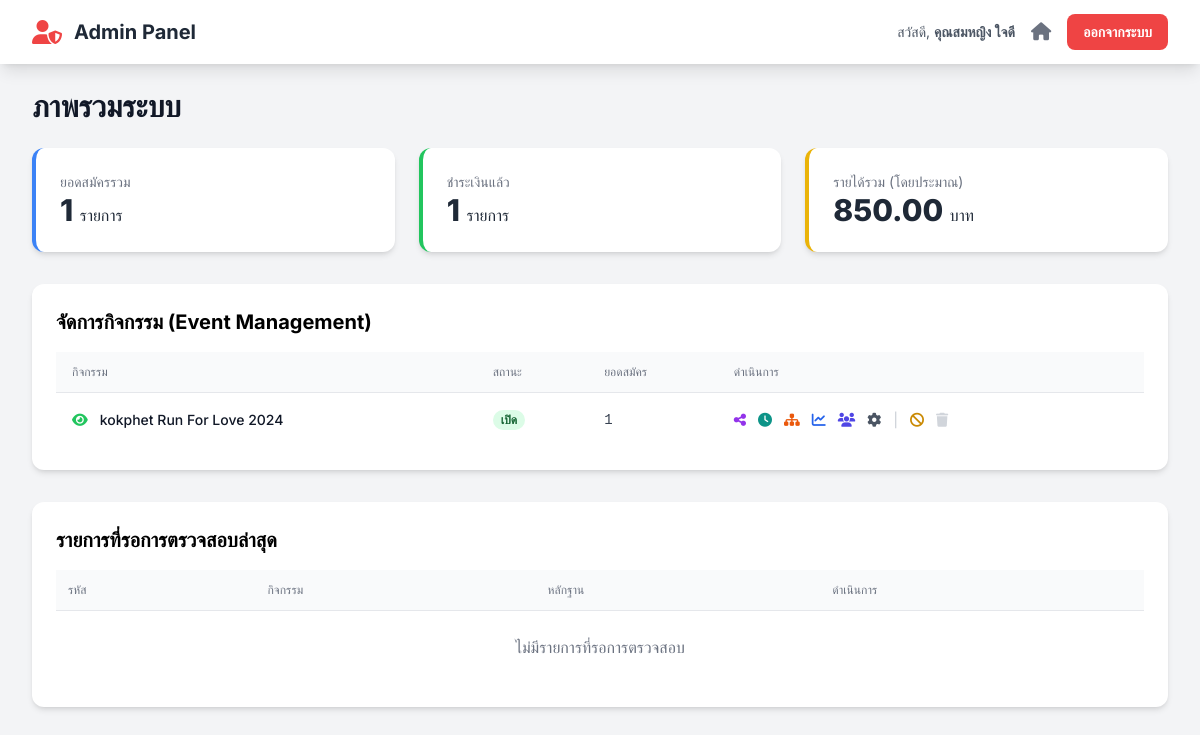
Screenshot of /admin/index.php (signed in) with the database file from the repository.
### tables this page shows
CREATE TABLE `events` (
  `id` int(11) NOT NULL,
  `event_code` varchar(50) NOT NULL COMMENT 'รหัสอ้างอิงกิจกรรม เช่น sskpa-run-25',
  `name` varchar(255) NOT NULL COMMENT 'ชื่อกิจกรรม',
  `slogan` varchar(255) DEFAULT NULL,
  `theme_color` varchar(20) NOT NULL DEFAULT 'indigo',
  `color_code` varchar(7) NOT NULL DEFAULT '#4f46e5',
  `logo_text` varchar(100) DEFAULT NULL,
  `is_visible` tinyint(1) NOT NULL DEFAULT 1,
  `is_cancelled` tinyint(1) NOT NULL DEFAULT 0,
  `sort_order` int(11) NOT NULL DEFAULT 0,
  `is_registration_open` tinyint(1) NOT NULL DEFAULT 0 COMMENT '0=ปิด, 1=เปิด',
  `organizer` varchar(255) DEFAULT NULL,
  `organizer_phone` varchar(50) DEFAULT NULL,
  `organizer_email` varchar(100) DEFAULT NULL,
  `organizer_line_id` varchar(100) DEFAULT NULL,
  `organizer_logo_url` text DEFAULT NULL,
  `contact_person_name` varchar(255) DEFAULT NULL,
  `contact_person_phone` varchar(50) DEFAULT NULL,
  `payment_bank` varchar(100) DEFAULT NULL,
  `payment_account_name` varchar(255) DEFAULT NULL,
  `payment_account_number` varchar(50) DEFAULT NULL,
  `payment_qr_code_url` text DEFAULT NULL,
  `start_date` datetime NOT NULL,
  `cover_image_url` text DEFAULT NULL,
  `card_thumbnail_url` text DEFAULT NULL,
  `map_embed_url` text DEFAULT NULL,
  `map_direction_url` text DEFAULT NULL,
  `description` text DEFAULT NULL,
  `awards_description` text DEFAULT NULL,
  `bib_prefix` varchar(20) DEFAULT NULL COMMENT 'คำนำหน้า BIB',
  `bib_start_number` int(11) NOT NULL DEFAULT 1 COMMENT 'เลข BIB เริ่มต้น',
  `bib_padding` int(11) NOT NULL DEFAULT 4 COMMENT 'จำนวนหลักของเลข BIB',
  `bib_next_number` int(11) DEFAULT NULL COMMENT 'เลข BIB ลำดับถัดไปที่จะใช้',
  `corral_settings` longtext DEFAULT NULL COMMENT 'การตั้งค่ากลุ่มปล่อยตัว' CHECK (json_valid(`corral_settings`)),
  `bib_background_url` text DEFAULT NULL COMMENT 'Path to custom BIB background image'
);

### functions.php (called while the page is built, shortened)
<?php
function e($data) {
    return htmlspecialchars($data ?? '', ENT_QUOTES, 'UTF-8');
}
?>

### admin/index.php (the view, shortened to what this page needs)
<?php
require_once '../config.php';
require_once '../functions.php';
$staff_info = $_SESSION['staff_info'];
$is_super_admin = ($staff_info['role'] === 'admin');
$stats_query = "
    SELECT
        COUNT(r.id) as total_registrations,
        SUM(CASE WHEN r.status = 'ชำระเงินแล้ว' THEN 1 ELSE 0 END) as paid_registrations,
        SUM(CASE WHEN r.status = 'ชำระเงินแล้ว' THEN d.price ELSE 0 END) as total_revenue
    FROM registrations r
    JOIN distances d ON r.distance_id = d.id
";
$stats_params = [];
$stats_types = '';
if (!$is_super_admin) {
    $stats_query .= " WHERE r.event_id = ?";
    $stats_params[] = $staff_info['assigned_event_id'];
    $stats_types = 'i';
}
$stats_stmt = $mysqli->prepare($stats_query);
if (!$is_super_admin && !empty($stats_params)) {
    $stats_stmt->bind_param($stats_types, ...$stats_params);
}
$stats_stmt->execute();
$overall_stats = $stats_stmt->get_result()->fetch_assoc();
$active_events = [];
$cancelled_events = [];
$events_query_sql = "SELECT id, event_code, name, is_registration_open, is_visible, is_cancelled, sort_order FROM events";
if (!$is_super_admin) {
    $events_query_sql .= " WHERE id = " . intval($staff_info['assigned_event_id']);
}
$events_query_sql .= " ORDER BY sort_order ASC";
$result = $mysqli->query($events_query_sql);
while($row = $result->fetch_assoc()){
    if ($row['is_cancelled']) {
        $cancelled_events[] = $row;
    } else {
        $active_events[] = $row;
    }
}
$pending_query = "
    SELECT r.id, r.registration_code, e.name as event_name, r.payment_slip_url
    FROM registrations r
    JOIN events e ON r.event_id = e.id
    WHERE r.status = 'รอตรวจสอบ'
";
$pending_params = [];
$pending_types = '';
if (!$is_super_admin) {
    $pending_query .= " AND r.event_id = ?";
    $pending_params[] = $staff_info['assigned_event_id'];
    $pending_types .= 'i';
}
$pending_query .= " ORDER BY r.registered_at ASC LIMIT 5";
$pending_stmt = $mysqli->prepare($pending_query);
if(!empty($pending_params)){
    $pending_stmt->bind_param($pending_types, ...$pending_params);
}
$pending_stmt->execute();
$pending_registrations = $pending_stmt->get_result()->fetch_all(MYSQLI_ASSOC);
include 'partials/header.php';
?>
<h1 class="text-3xl font-bold text-gray-900 mb-6">ภาพรวมระบบ</h1>
<div class="grid grid-cols-1 md:grid-cols-3 gap-6 mb-8">
    <div class="bg-white p-6 rounded-xl shadow-md border-l-4 border-blue-500">
        <p class="text-sm text-gray-500">ยอดสมัครรวม</p>
        <p class="text-3xl font-extrabold text-gray-800"><?= number_format($overall_stats['total_registrations'] ?? 0) ?> <span class="text-base font-medium">รายการ</span></p>
    </div>
    <div class="bg-white p-6 rounded-xl shadow-md border-l-4 border-green-500">
        <p class="text-sm text-gray-500">ชำระเงินแล้ว</p>
        <p class="text-3xl font-extrabold text-gray-800"><?= number_format($overall_stats['paid_registrations'] ?? 0) ?> <span class="text-base font-medium">รายการ</span></p>
    </div>
    <div class="bg-white p-6 rounded-xl shadow-md border-l-4 border-yellow-500">
        <p class="text-sm text-gray-500">รายได้รวม (โดยประมาณ)</p>
        <p class="text-3xl font-extrabold text-gray-800"><?= number_format($overall_stats['total_revenue'] ?? 0, 2) ?> <span class="text-base font-medium">บาท</span></p>
    </div>
</div>
<div class="bg-white p-6 rounded-xl shadow-md mb-8">
    <h2 class="text-xl font-bold mb-4">จัดการกิจกรรม (Event Management)</h2>
    <div class="overflow-x-auto">
        <table class="min-w-full divide-y divide-gray-200">
            <thead class="bg-gray-50">
                <tr>
                    <th class="px-4 py-3 text-left text-xs font-medium text-gray-500 uppercase">กิจกรรม</th>
                    <th class="px-4 py-3 text-left text-xs font-medium text-gray-500 uppercase">สถานะ</th>
                    <th class="px-4 py-3 text-left text-xs font-medium text-gray-500 uppercase">ยอดสมัคร</th>
                    <th class="px-4 py-3 text-left text-xs font-medium text-gray-500 uppercase">ดำเนินการ</th>
                </tr>
            </thead>
            <tbody class="bg-white divide-y divide-gray-200">
                <?php foreach($active_events as $index => $event):
                    $event_stats_stmt = $mysqli->prepare("SELECT COUNT(id) as total FROM registrations WHERE event_id = ?");
                    $event_stats_stmt->bind_param("i", $event['id']);
                    $event_stats_stmt->execute();
                    $total_regs = $event_stats_stmt->get_result()->fetch_assoc()['total'];
                ?>
                <tr>
                    <td class="px-4 py-4 whitespace-nowrap text-sm font-medium text-gray-900">
                        <div class="flex items-center gap-3">
                            <a href="../actions/update_event_visibility.php?id=<?= e($event['id']) ?>"
                               class="<?= $event['is_visible'] ? 'text-green-500' : 'text-gray-400' ?>"
                               title="<?= $event['is_visible'] ? 'ซ่อนจากหน้าแรก' : 'แสดงในหน้าแรก' ?>">
                                <i class="fa-solid fa-<?= $event['is_visible'] ? 'eye' : 'eye-slash' ?>"></i>
                            </a>
                            <span><?= e($event['name']) ?></span>
                        </div>
                    </td>
                    <td class="px-4 py-4 whitespace-nowrap text-sm">
                        <span class="px-2 inline-flex text-xs leading-5 font-semibold rounded-full <?= $event['is_registration_open'] ? 'bg-green-100 text-green-800' : 'bg-red-100 text-red-800' ?>">
                            <?= $event['is_registration_open'] ? 'เปิด' : 'ปิด' ?>
                        </span>
                    </td>
                    <td class="px-4 py-4 whitespace-nowrap text-sm text-gray-700 font-mono"><?= $total_regs ?></td>
                    <td class="px-4 py-4 whitespace-nowrap text-sm font-medium">
                        <div class="flex items-center space-x-3">
                            <a href="#" onclick="showShareModal('<?= e($event['event_code']) ?>', '<?= e($event['name']) ?>')" class="text-purple-600 hover:text-purple-900" title="แชร์"><i class="fa-solid fa-share-alt"></i></a>
                            <a href="event_schedule.php?event_id=<?= e($event['id']) ?>" class="text-teal-600 hover:text-teal-900" title="กำหนดการ"><i class="fa-solid fa-clock"></i></a>
                            <a href="event_categories.php?event_id=<?= e($event['id']) ?>" class="text-orange-600 hover:text-orange-900" title="จัดการรุ่นการแข่งขัน"><i class="fa-solid fa-sitemap"></i></a>
                            <a href="reports.php?event_id=<?= e($event['id']) ?>" class="text-blue-600 hover:text-blue-900" title="รายงาน"><i class="fa-solid fa-chart-line"></i></a>
                            <a href="registrants.php?event_id=<?= e($event['id']) ?>" class="text-indigo-600 hover:text-indigo-900" title="ผู้สมัคร"><i class="fa-solid fa-users"></i></a>
                            <a href="event_settings.php?event_id=<?= e($event['id']) ?>" class="text-gray-600 hover:text-gray-900" title="แก้ไข"><i class="fa-solid fa-cog"></i></a>
                            <span class="text-gray-300">|</span>
                            <a href="../actions/manage_event_status.php?action=cancel&id=<?= e($event['id']) ?>" onclick="return confirm('คุณแน่ใจหรือไม่ว่าต้องการยกเลิกกิจกรรมนี้?')" class="text-yellow-600 hover:text-yellow-900" title="ยกเลิก"><i class="fa-solid fa-ban"></i></a>
                            <a href="../actions/manage_event_status.php?action=delete&id=<?= e($event['id']) ?>"
                               onclick="return confirm('คำเตือน! การลบกิจกรรมจะลบข้อมูลทั้งหมดที่เกี่ยวข้องและไม่สามารถกู้คืนได้ คุณแน่ใจหรือไม่?')"
                               class="<?= $total_regs > 0 ? 'text-gray-300 cursor-not-allowed' : 'text-red-600 hover:text-red-900' ?>"
                               <?= $total_regs > 0 ? 'aria-disabled="true" onclick="event.preventDefault(); alert(\'ไม่สามารถลบกิจกรรมที่มีผู้สมัครแล้วได้\');"' : '' ?>
                               title="<?= $total_regs > 0 ? 'ไม่สามารถลบได้' : 'ลบถาวร' ?>">
                               <i class="fa-solid fa-trash"></i>
                            </a>
                        </div>
                    </td>
                </tr>
                <?php endforeach; ?>
            </tbody>
        </table>
    </div>
</div>
<div class="bg-white p-6 rounded-xl shadow-md mt-8">
    <h2 class="text-xl font-bold mb-4">รายการที่รอการตรวจสอบล่าสุด</h2>
    <div class="overflow-x-auto">
        <table class="min-w-full divide-y divide-gray-200">
            <thead class="bg-gray-50">
                <tr>
                    <th class="px-3 py-3 text-left text-xs font-medium text-gray-500 uppercase">รหัส</th>
                    <th class="px-3 py-3 text-left text-xs font-medium text-gray-500 uppercase">กิจกรรม</th>
                    <th class="px-3 py-3 text-left text-xs font-medium text-gray-500 uppercase">หลักฐาน</th>
                    <th class="px-3 py-3 text-left text-xs font-medium text-gray-500 uppercase">ดำเนินการ</th>
                </tr>
            </thead>
            <tbody class="bg-white divide-y divide-gray-200">
                <?php if (empty($pending_registrations)): ?>
                    <tr><td colspan="4" class="text-center py-6 text-gray-500">ไม่มีรายการที่รอการตรวจสอบ</td></tr>
                <?php endif; ?>
            </tbody>
        </table>
    </div>
</div>
<?php
include 'partials/footer.php';
?>

### admin/partials/header.php (style rules this page uses)
body { font-family: 'Inter', 'Sarabun', sans-serif; }

### rows the page displays
events: is_visible 1 (drawn), name "kokphet Run For Love 2024", is_registration_open "เปิด", total_regs "1"

### other values shown
$staff_info['full_name'] "คุณสมหญิง ใจดี"
$overall_stats['total_registrations'] "1"
$overall_stats['paid_registrations'] "1"
$overall_stats['total_revenue'] "850.00"
